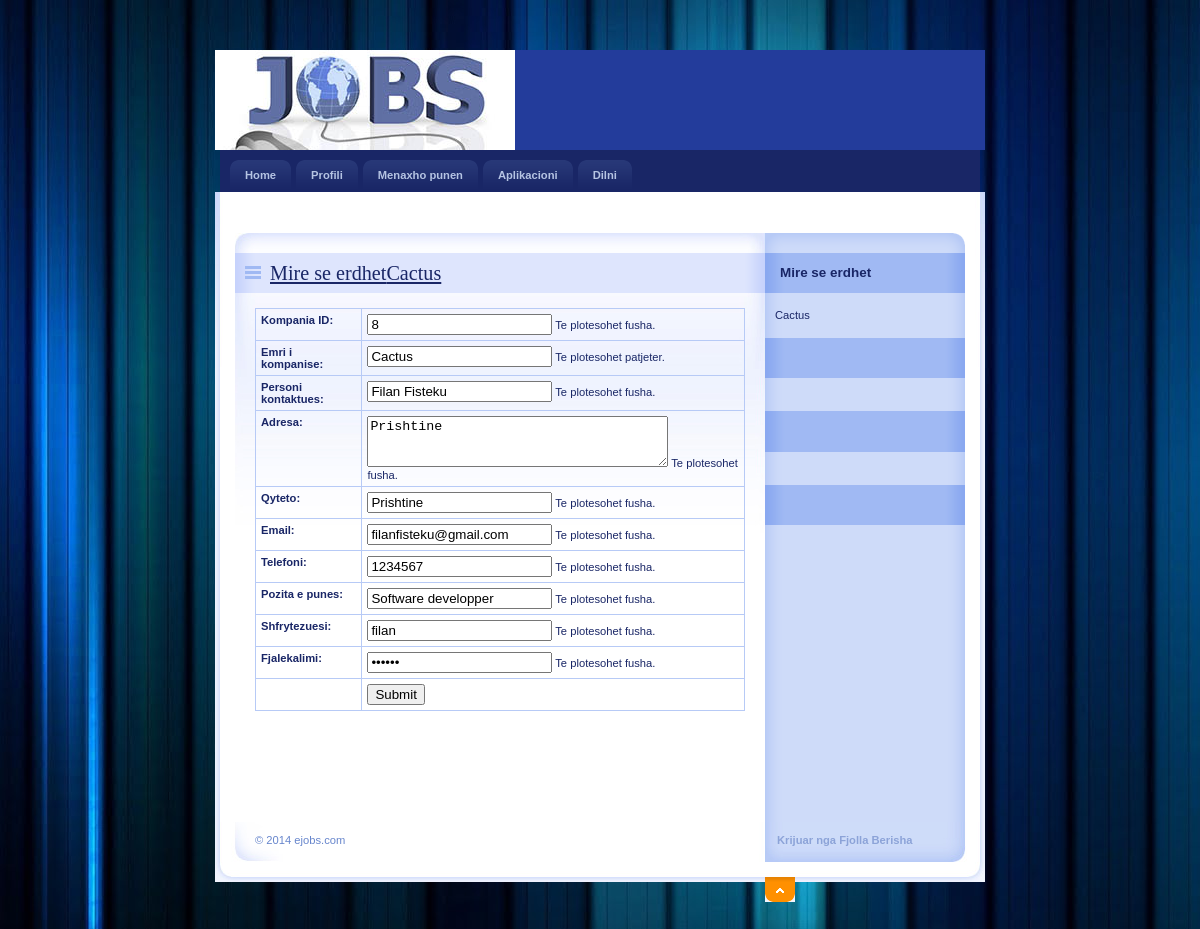
Page /Punedhenesi/EditoProfil.php (signed in) on the committed database.
### tables this page shows
CREATE TABLE IF NOT EXISTS `punedhenesit` (
  `PunedhenesiId` int(11) NOT NULL AUTO_INCREMENT,
  `KompaniaEmri` varchar(20) NOT NULL,
  `PersoniKontaktues` varchar(20) NOT NULL,
  `Adresa` varchar(100) NOT NULL,
  `Qyteti` varchar(20) NOT NULL,
  `Email` varchar(40) NOT NULL,
  `Telefoni` bigint(20) NOT NULL,
  `Pozita` varchar(40) NOT NULL,
  `Status` varchar(10) NOT NULL,
  `UserName` varchar(20) NOT NULL,
  `Password` varchar(20) NOT NULL,
  `Pyetja` varchar(100) NOT NULL,
  `Pergjigjja` varchar(50) NOT NULL,
  PRIMARY KEY (`PunedhenesiId`)
);

### Punedhenesi/EditoProfil.php (the view, shortened to what this page needs)
<html>
<head>
    <link rel="stylesheet" media="screen,projection" type="text/css" href="./css/main.css" />
</head>
<body id="www-url-cz">
<div id="main" class="box">
<?php
include "Header.php"
?>
<?php
include "Menyja.php"
?>
    <div id="page" class="box">
    <div id="page-in" class="box">
        <div id="strip" class="box noprint">
            <p id="breadcrumbs">&nbsp;</p>
        </div>
        <div id="content">
            <div class="article">
                <h2><span><a href="#">Mire se erdhet<?php echo $_SESSION['Name'];?></a></span></h2>
               <?php
$ID=$_SESSION['ID'];
$con = mysql_connect("localhost","root","123456");
$sql = "select * from punedhenesit where PunedhenesiId ='".$ID."'  ";
$result = mysql_query($sql,$con);
$row = mysql_fetch_array($result)
?>
<form method="post" action="UpdateProfili.php">
                <table width="100%" border="1" cellspacing="2" cellpadding="2">
                  <tr>
                    <td><strong>Kompania ID:</strong></td>
                    <td><span id="sprytextfield1">
                      <label>
                      <input name="txtId" type="text" id="txtId" value="<?php echo $row['PunedhenesiId'];?>" />
                      </label>
                    <span class="textfieldRequiredMsg">Te plotesohet fusha.</span></span></td>
                  </tr>
                  <tr>
                    <td><strong>Emri i kompanise:</strong></td>
                    <td><span id="sprytextfield2">
                      <label>
                      <input name="txtName" type="text" id="txtName" value="<?php echo $row['KompaniaEmri'];?>" />
                      </label>
                    <span class="textfieldRequiredMsg">Te plotesohet patjeter.</span></span></td>
                  </tr>
                  <tr>
                    <td><strong>Personi kontaktues:</strong></td>
                    <td><span id="sprytextfield3">
                      <label>
                      <input name="txtContact" type="text" id="txtContact" value="<?php echo $row['PersoniKontaktues'];?>" />
                      </label>
                    <span class="textfieldRequiredMsg">Te plotesohet fusha.</span></span></td>
                  </tr>
                  <tr>
                    <td><strong>Adresa:</strong></td>
                    <td><span id="sprytextarea1">
                      <label>
                      <textarea name="txtAddress" id="txtAddress" cols="35" rows="3"><?php echo $row['Adresa'];?></textarea>
                      </label>
                    <span class="textareaRequiredMsg">Te plotesohet fusha.</span></span></td>
                  </tr>
                  <tr>
                    <td><strong>Qyteto:</strong></td>
                    <td><span id="sprytextfield4">
                      <label>
                      <input name="txtCity" type="text" id="txtCity" value="<?php echo $row['Qyteti'];?>" />
                      </label>
                    <span class="textfieldRequiredMsg">Te plotesohet fusha.</span></span></td>
                  </tr>
                  <tr>
                    <td><strong>Email:</strong></td>
                    <td><span id="sprytextfield5">
                      <label>
                      <input name="txtEmail" type="text" id="txtEmail" value="<?php echo $row['Email'];?>" />
                      </label>
                    <span class="textfieldRequiredMsg">Te plotesohet fusha.</span></span></td>
                  </tr>
                  <tr>
                    <td><strong>Telefoni:</strong></td>
                    <td><span id="sprytextfield6">
                      <label>
                      <input name="txtMobile" type="text" id="txtMobile" value="<?php echo $row['Telefoni'];?>" />
                      </label>
                    <span class="textfieldRequiredMsg">Te plotesohet fusha.</span></span></td>
                  </tr>
                  <tr>
                    <td><strong>Pozita e punes:</strong></td>
                    <td><span id="sprytextfield7">
                      <label>
                      <input name="txtArea" type="text" id="txtArea" value="<?php echo $row['Pozita'];?>" />
                      </label>
                    <span class="textfieldRequiredMsg">Te plotesohet fusha.</span></span></td>
                  </tr>
                  <tr>
                    <td><strong>Shfrytezuesi:</strong></td>
                    <td><span id="sprytextfield8">
                      <label>
                      <input name="txtUser" type="text" id="txtUser" value="<?php echo $row['UserName'];?>" />
                      </label>
                    <span class="textfieldRequiredMsg">Te plotesohet fusha.</span></span></td>
                  </tr>
                  <tr>
                    <td><strong>Fjalekalimi:</strong></td>
                    <td><span id="sprytextfield9">
                      <label>
                      <input name="txtPassword" type="password" id="txtPassword" value="<?php echo $row['Password'];?>" />
                      </label>
                    <span class="textfieldRequiredMsg">Te plotesohet fusha.</span></span></td>
                  </tr>
                  <tr>
                    <td>&nbsp;</td>
                    <td><label>
                      <input type="submit" name="button" id="button" value="Submit" />
                    </label></td>
                  </tr>
                </table>
</form>
              <p>&nbsp;</p>
                <p class="btn-more box noprint">&nbsp;</p>
          </div>
        </div>
<?php
include "Aside.php"
?>
    </div>
    </div>
<?php
include "footer.php"
?>
</div>
</body>
</html>

### Punedhenesi/css/main.css (style rules this page uses)
* { min-height:1px; }
body { border:0; margin:0; padding:0; background:url("../design/3.jpg"); font:70%/160% "verdana",sans-serif; color:#192666; _text-align:center; }
a { color:#192666; }
p { border:0; margin:15px 0; padding:0; }
div { display:block; border:0; margin:0; padding:0; }
h1, h2, h3, h4, h5 { border:0; margin:15px 0 10px 0; padding:0; font-weight:bold; }
h2 { font-size:180%; line-height:100%; font-family:"georgia",serif; font-weight:normal; }
table { display:table; border-collapse:collapse; margin:15px 0; padding:0; border:1px solid #B7CAF6; font-size:100%; }
tr { display:table-row; }
th, td { display: table-cell; border:1px solid #B7CAF6; margin:0; padding:5px; vertical-align:top; text-align:left; }
form { border:0; margin:0; padding:0; }
a, img, span { border:0; margin:0; padding:0; }
strong, .strong { font-weight:bold; }
.box { min-height:1px; _height:1px; }
.box:after { content:"."; display:block; line-height:0px; font-size:0px; visibility:hidden; clear:both; }
#main { width:770px; margin:50px auto 0 auto; _text-align:left; }
#page { width:770px; min-height:1px; background:#FFF url("../design/bg_page.gif") 0 0 repeat-y; _height:1px; }
#page-in { min-height:1px; padding:10px 0; background:url("../design/bg_page_in.jpg") 0 0 no-repeat; _height:1px; }
#strip { position:relative; clear:both; padding:3px 20px 10px 20px; color:#6182D1; }
#strip p { margin:0; }
#strip #breadcrumbs { width:520px; margin:0; padding:0; }
#content { float:left; width:530px; _width:550px; margin:0; padding:0 0 0 20px; }
#content .article { clear:both; margin:0; padding:20px; background:url("../design/content_article_bg.jpg") 0 0 no-repeat; }
#content .article h2 { margin:0 -20px; padding:10px; background:#DEE5FD url("../design/content_title_bg.gif") 0 0 repeat-y; color:#192666; }
#content .article h2 span { background:url("../design/ico_list.gif") 0 50% no-repeat; padding-left:25px; }
#content .article p { text-align:justify; }
#content .btn-more { margin:0 0 15px 0; padding:0; border:0; position:relative; }

### rows in the picture
punedhenesit: txtId "8", txtName "Cactus", txtContact "Filan Fisteku", txtAddress "Prishtine", txtCity "Prishtine", txtEmail "filanfisteku@gmail.com", txtMobile "1234567", txtArea "Software developper", txtUser "filan"

### other values in the picture
$_SESSION['Name'] "Cactus"
